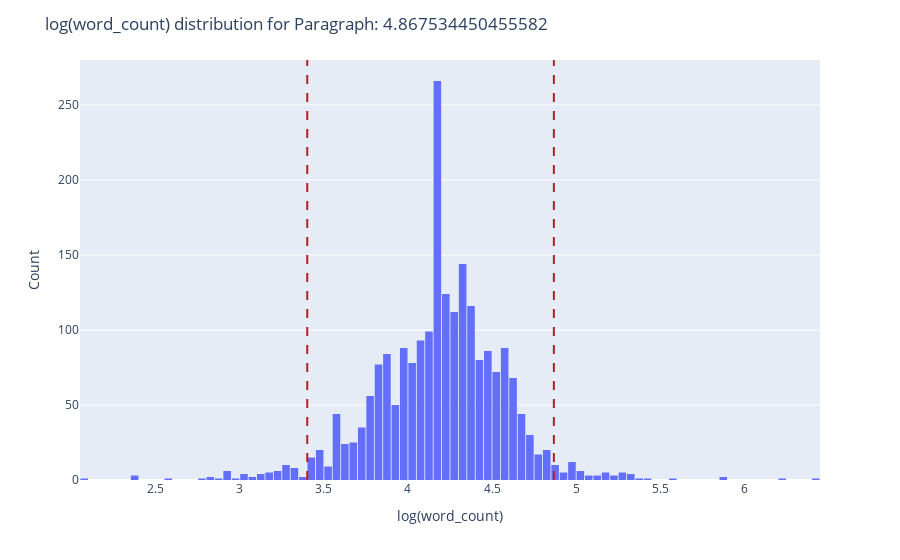

Notebook source saved alongside this figure:
### Code cell
fig = px.histogram(df_extracted, x="log_max_paragraph_size", nbins=100)
fig.update_layout(
    title_text=f"log(word_count) distribution for Paragraph: {upper_threshold}",
    xaxis_title_text="log(word_count)",
    yaxis_title_text="Count",
    bargap=0.1,
)
fig.add_vline(x=lower_threshold, line_dash="dash", line_color="firebrick")
fig.add_vline(x=upper_threshold, line_dash="dash", line_color="firebrick")
fig.show()

### Figure 1 — Plotly figure (JSON) as saved in the notebook; plotly's stock layout.template omitted (floating-point values rounded to 4 significant figures; data arrays with more than 128 entries replaced by an {"elided": "..."} marker saying what was removed)
{"data": [{"alignmentgroup": "True", "bingroup": "x", "hovertemplate": "log_max_paragraph_size=%{x}<br>count=%{y}<extra></extra>", "legendgroup": "", "marker": {"color": "#636efa", "pattern": {"shape": ""}}, "name": "", "nbinsx": 100, "offsetgroup": "", "orientation": "v", "showlegend": false, "type": "histogram", "x": {"elided": "2184 float values"}, "xaxis": "x", "yaxis": "y"}], "layout": {"bargap": 0.1, "barmode": "relative", "legend": {"tracegroupgap": 0}, "margin": {"t": 60}, "shapes": [{"line": {"color": "firebrick", "dash": "dash"}, "type": "line", "x0": 3.401, "x1": 3.401, "xref": "x", "y0": 0, "y1": 1, "yref": "y domain"}, {"line": {"color": "firebrick", "dash": "dash"}, "type": "line", "x0": 4.868, "x1": 4.868, "xref": "x", "y0": 0, "y1": 1, "yref": "y domain"}], "title": {"text": "log(word_count) distribution for Paragraph: 4.867534450455582"}, "xaxis": {"anchor": "y", "domain": [0, 1], "title": {"text": "log(word_count)"}}, "yaxis": {"anchor": "x", "domain": [0, 1], "title": {"text": "Count"}}}}
